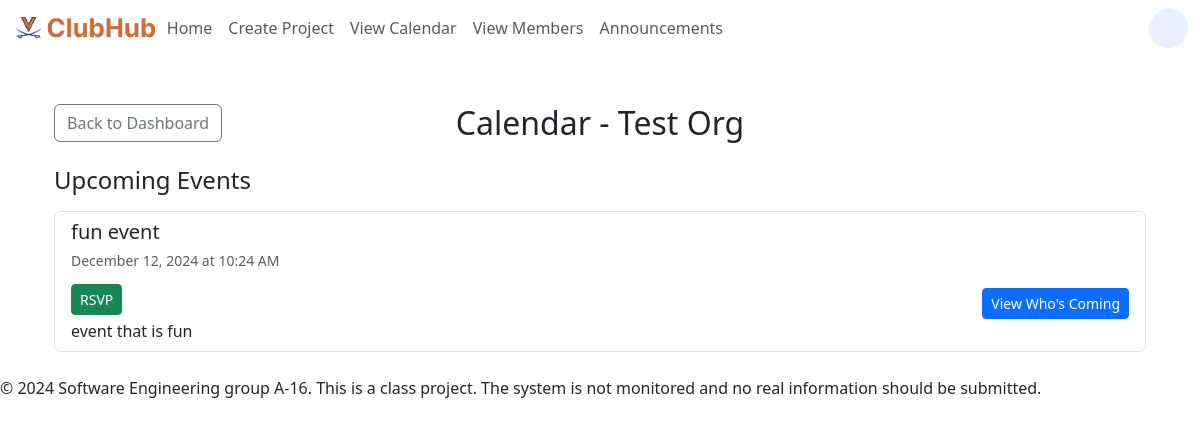
The app's page /cio/test-org/calendar/ (signed in) with its own data.
### users/models.py (models this page shows, shortened)
class CIO(models.Model):
    name = models.CharField(max_length=100)
    slug = models.SlugField(unique=True, blank=True)
    description = models.TextField()
    image = models.ImageField(upload_to='cios/', blank = True, null = True)
    admins = models.ManyToManyField(
        User, related_name='admin_cios', blank=True)
    members = models.ManyToManyField(
        User, related_name='member_cios', blank=True)

class Event(models.Model):
    name = models.CharField(max_length=100)
    description = models.TextField()
    date = models.DateField()
    time = models.TimeField()
    created_by = models.ForeignKey(
        User, on_delete=models.CASCADE, related_name='events_created')
    cio = models.ForeignKey(CIO, on_delete=models.CASCADE,
                            related_name='events')  # New field

### users/views.py (the view, shortened to what this page needs)
# urls.py: path('cio/<slug:slug>/calendar/', views.calendar_view, name='cio-calendar'),
def calendar_view(request, slug):
    cio = get_object_or_404(CIO, slug=slug)
    today = datetime.date.today()
    now = datetime.datetime.now().time()
    user_rsvps = RSVP.objects.filter(user=request.user, event__cio=cio).values_list(
        'event_id', flat=True
    ) if request.user.is_authenticated else []
    upcoming_events = (
        Event.objects.filter(cio=cio, date__gte=today)
        .exclude(date=today, time__lt=now)
        .order_by('date', 'time')[:5]
    )
    context = {
        'today': today,
        'year': today.year,
        'cio': cio,
        'upcoming_events': upcoming_events,
        'user_rsvps': user_rsvps,
    }
    return render(request, 'cio/calendar.html', context)

### users/templates/cio/calendar.html (shortened to what this page needs)
{% extends 'base.html' %}
{% block content %}
    {% load bootstrap5 %}
    {% bootstrap_css %}
    <link href="https://cdn.jsdelivr.net/npm/fullcalendar@5.11.3/main.min.css" rel="stylesheet" />
    <div class="container mt-5">
        <div class="d-flex align-items-center justify-content-center mb-4 position-relative">
            <a href="{% url 'users:cio-dashboard' slug=cio.slug %}" class="btn btn-outline-secondary position-absolute start-0">
                Back to Dashboard
            </a>
            <h2 class="mb-0 text-center">Calendar - {{ cio.name }}</h2>
        </div>
        {% if upcoming_events %}
            <h4 class="mb-3">Upcoming Events</h4>
            <ul class="list-group mb-4">
                {% for event in upcoming_events %}
                    <li class="list-group-item">
                        <h5 class="mb-1">{{ event.name }}</h5>
                        <small class="text-muted">
                            {{ event.date|date:"F j, Y" }} at {{ event.time|date:"g:i A" }}
                        </small>
                        <div class="d-flex align-items-center justify-content-between mt-2">
                            {% if request.user in event.cio.members.all %}
                                <form method="POST" action="{% url 'users:rsvp_event' event.id %}" style="display:inline;">
                                    {% if event.id in user_rsvps %}
                                        <button type="submit" class="btn btn-danger btn-sm">Cancel RSVP</button>
                                    {% else %}
                                        <button type="submit" class="btn btn-success btn-sm">RSVP</button>
                                    {% endif %}
                                </form>
                            {% else %}
                                <p class="text-muted">You must be a member to RSVP.</p>
                            {% endif %}
                            <a href="{% url 'users:view_rsvps' event_id=event.id %}" class="btn btn-primary btn-sm mt-2">View Who's Coming</a>
                        </div>
                        <p class="mb-0">{{ event.description }}</p>
                    </li>
                {% endfor %}
            </ul>
        {% else %}
            <p class="text-muted">No upcoming events.</p>
        {% endif %}
    </div>
</body>
{% endblock %}

### records on screen
CIO: name "Test Org"
Event: name "fun event", date "December 12, 2024", time "10:24 AM", shows "RSVP", description "event that is fun"
